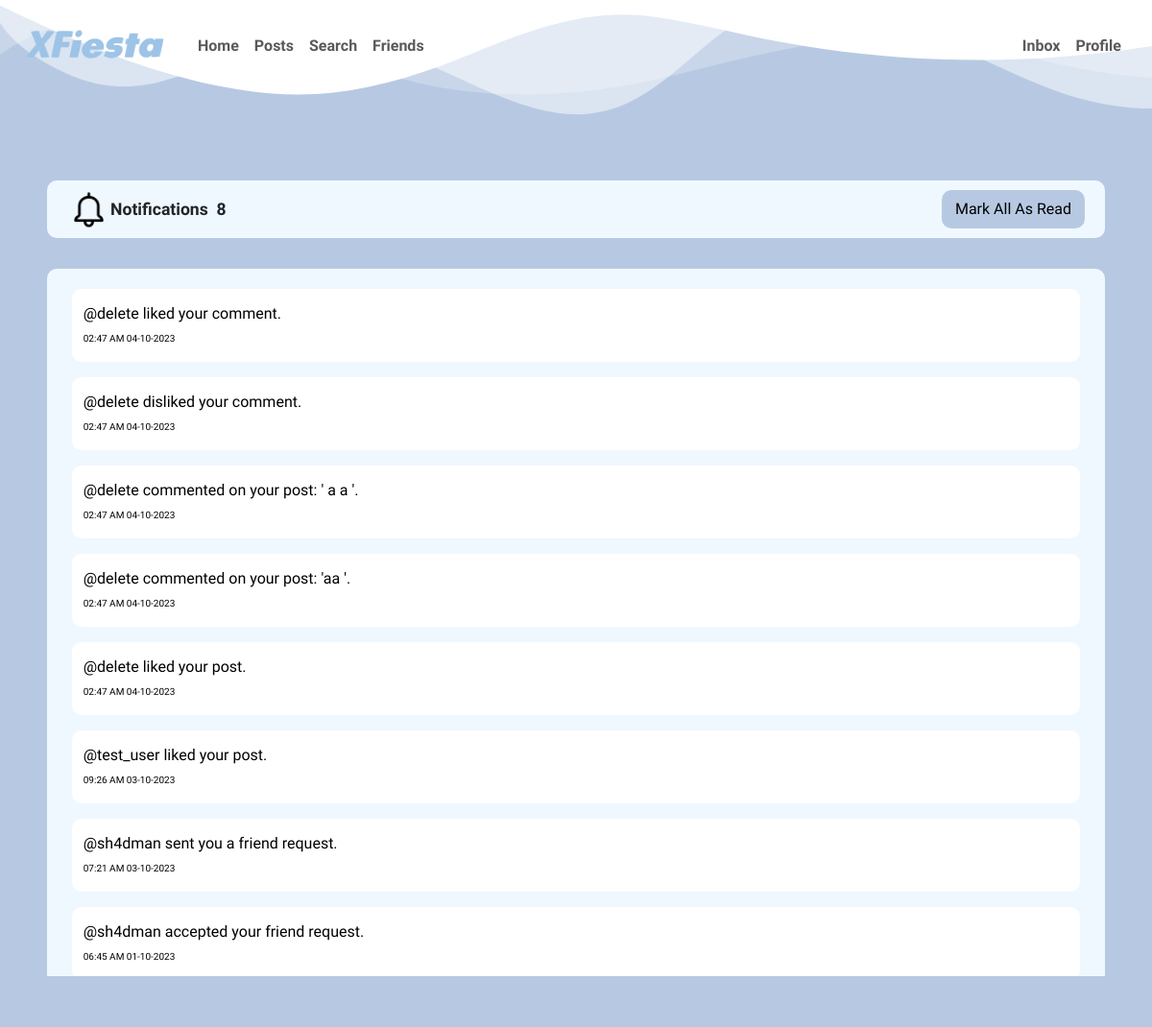
The page /notifications (signed in) on the database its author committed.
### tables this page shows
CREATE TABLE notifications (
    id INTEGER NOT NULL,
    user_id INTEGER NOT NULL,
    href TEXT NOT NULL,
    status TEXT NOT NULL CHECK(status IN ('read', 'unread')) DEFAULT 'unread',
    details TEXT NOT NULL,
    n_time TIMESTAMP NOT NULL DEFAULT CURRENT_TIMESTAMP,
    PRIMARY KEY(id),
    FOREIGN KEY(user_id) REFERENCES users(id)
);

### app.py (the view)
@app.route("/notifications")
@login_required
def notifications():
    notifications = db.execute("SELECT n.*, u.timezone_offset FROM notifications AS n JOIN users AS u ON n.user_id = u.id WHERE n.user_id = ? ORDER BY n.n_time DESC;", session["user_id"])
    unread = db.execute("SELECT COUNT(id) AS count FROM notifications WHERE status = 'unread' AND user_id = ?;", session["user_id"])
    for notification in notifications:
        local_time = datetime.strptime(notification["n_time"], "%Y-%m-%d %H:%M:%S") + timedelta(minutes=notification["timezone_offset"])
        notification["date"] = datetime.strftime(local_time, "%d-%m-%Y")
        notification["time"] = datetime.strftime(local_time, "%I:%M %p")
    return render_template("notifications.html", notifications=notifications, unread_notification_count = unread[0]["count"])

### app.py (called while the page is built)
@app.after_request
def after_request(response):
    response.headers["Cache-Control"] = "no-cache, no-store, must-revalidate"
    response.headers["Expires"] = 0
    response.headers["Pragma"] = "no-cache"
    return response

### helpers.py (called while the page is built)
def login_required(f):
    @wraps(f)
    def decorated_function(*args, **kwargs):
        if session.get("user_id") is None:
            return redirect("/welcome")
        return f(*args, **kwargs)
    return decorated_function

### templates/notifications.html (shortened to what this page needs)
{% extends "layout.html" %}
{% block optional_c %}
    <link rel="stylesheet" href="/static/styles/notifications.css">
{% endblock %}
{% block main %}
    <div class="container-main">
        <div class="bar">
            <div class="logo">
                <img src="/static/images/notifications.png" alt="notifications">
                <span class="logo-text">Notifications&nbsp;&nbsp;</span>
                <span id="unread_notification_count" class="logo-text">{{ unread_notification_count }}</span>
            </div>
            <div class="mark-all-as-read">
                <button class="btn btn-primary btn-prof" onclick="mark_all_as_read();">Mark All As Read</button>
            </div>
        </div>
        <div class="o-profile notifications">
            {% for notification in notifications %}
                <a style="width: 100%; text-decoration: none; color: inherit;" href="{{ notification['href'] }}" target="_blank">
                    <div id="{{ notification['id'] }}" class="notification {% if notification['status'] == 'unread' %} notification-unread {% endif %}" {% if notification["status"] == 'unread' %} onclick="mark_as_read({{ notification['id'] }});" {% endif %}>
                        <div>
                            <span class="details">{{ notification["details"] }}</span>
                            <br>
                            <span class="timestamp">{{ notification["time"] }} {{ notification["date"] }}</span>
                        </div>
                    </div>
                </a>
            {% endfor %}
        </div>
    </div>
{% endblock %}

### templates/layout.html (shortened to what this page needs)
<!DOCTYPE html>
<html lang="en">
    <head>
        <link rel="stylesheet" href="https://cdn.jsdelivr.net/npm/bootstrap@5.3.2/dist/css/bootstrap.min.css">
        <link href="/static/styles/styles.css" rel="stylesheet">
        {% block optional_c %}{% endblock %}
    </head>
    <body>
        <div class="wave-top">
        </div>
        <header>
            <nav class="bg-light navbar navbar-expand-md navbar-light">
                <div class="container-fluid">
                    <a class="navbar-brand" href="/"><img src="/static/images/xfiesta.png" alt="Logo" width="170px"></a>
                    <div class="collapse navbar-collapse ml-auto" id="navbar">
                        {% if session["user_id"] %}
                            <ul class="navbar-nav me-auto mt-2">
                                <li class="nav-item"><a class="nav-link" href="/">Home</a></li>
                                <li class="nav-item"><a class="nav-link" href="/posts">Posts</a></li>
                                <li class="nav-item"><a class="nav-link" href="/search">Search</a></li>
                                <li class="nav-item"><a class="nav-link" href="/friends">Friends</a></li>
                            </ul>
                            <ul class="navbar-nav ms-auto mt-2">
                                <li class="nav-item"><a class="nav-link" href="/inbox">Inbox</a></li>
                                <li class="nav-item"><a class="nav-link" href="/profile">Profile</a></li>
                            </ul>
                        {% else %}
                            <ul class="navbar-nav ms-auto mt-2">
                                <li class="nav-item"><a class="nav-link" href="/login">Log In</a></li>
                                <li class="nav-item"><a class="nav-link" href="/register">Register</a></li>
                            </ul>
                        {% endif %}
                    </div>
                </div>
            </nav>
        </header>
        <div class="main">
            {% block main %}{% endblock %}
        </div>
    </body>
</html>

### static/styles/styles.css (style rules this page uses)
.navbar { background-color: transparent !important; border: none !important; padding-right: 12px !important; }
.navbar-brand img { -webkit-user-drag: none; user-select: none; }
.nav-link { position: relative; font-family: 'Work Sans', sans-serif; font-size: 16px; font-weight: 700; }
@media screen and (min-width: 768px) { .nav-link::before { content: ''; position: absolute; top: 80%; left: 10%; width: 0; height: 2px; background: black; transition: .3s; } }
body { max-width: 100%; overflow-x: hidden; background-color: #b7c9e2; font-family: 'Work Sans', sans-serif; }
.main { font-weight: 400; }
.btn, .btn-primary { background-color: white !important; color: blue; border: 2px solid transparent !important; border-radius: 10px; transition: all 0.5s; }
.container-main { text-align: center; padding: 20px; margin-top: 10vh; }
.wave-top { position: absolute; top: 0; left: 0; width: 100%; overflow: hidden; line-height: 0; z-index: -1; }
.wave-top svg { position: relative; display: block; width: calc(114% + 1.3px); height: 130px; transform: rotateY(180deg); }
.o-profile { margin: 5rem auto; width: 95%; background-color: aliceblue; border: 5px solid transparent; border-radius: 10px; display: flex; flex-direction: column; align-items: center; }
.btn-prof { background-color: #b7c9e2 !important; margin-top: 5px; margin-bottom: 5px; color: black !important; }

### static/styles/notifications.css (style rules this page uses)
.bar { background-color: aliceblue; border: 5px solid transparent; border-radius: 10px; width: 95%; margin-left: auto; margin-right: auto; display: flex; justify-content: center; align-items: center; }
.logo { width: 50% !important; display: flex; justify-content: left; width: 30%; margin-left: 1rem; }
.logo img { width: 45px; -webkit-user-drag: none; user-select: none; pointer-events: none; }
.logo-text { font-size: 1.1rem; font-weight: 700; margin-top: auto; margin-bottom: auto; }
.mark-all-as-read { width: 50%; display: flex; justify-content: right; padding-right: 1rem; }
.mark-all-as-read button { display: flex; justify-content: center; align-items: center; }
.notifications { margin-top: 2rem !important; padding: 1rem 10px; display: flex; flex-direction: column; gap: 1rem; text-align: left; }
.notification { width: 98%; margin-left: auto; margin-right: auto; border: 2px solid transparent; border-radius: 10px; color: black; background-color: #f0f0ff; display: flex; justify-content: left; align-items: center; padding: 12px 10px; }
.notification-unread { background-color: white; }
.timestamp { font-size: 10px; }

### rows shown on the page
notifications: details "@delete liked your comment.", time "02:47 AM", date "04-10-2023"
notifications: details "@delete disliked your comment.", time "02:47 AM", date "04-10-2023"
notifications: details "@delete commented on your post: ' a a '.", time "02:47 AM", date "04-10-2023"
notifications: details "@delete commented on your post: 'aa '.", time "02:47 AM", date "04-10-2023"
notifications: details "@delete liked your post.", time "02:47 AM", date "04-10-2023"
notifications: details "@test_user liked your post.", time "09:26 AM", date "03-10-2023"
notifications: details "@sh4dman sent you a friend request.", time "07:21 AM", date "03-10-2023"
notifications: details "@sh4dman accepted your friend request.", time "06:45 AM", date "01-10-2023"

### other values the page prints
{{ unread_notification_count }} "8"
